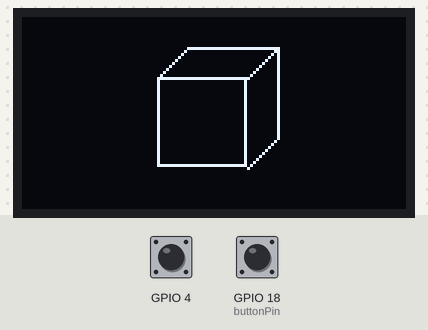
A sketch run on a simulated ESP32. Shown: 128×64 one-colour display. Inputs (shaded band) come from the test bench; at power-on: GPIO 18 (buttonPin) HIGH, GPIO 4 HIGH. Random numbers use the default seed unless the sketch sets one.

Above: at 2.2 s.
At 3.8 s:
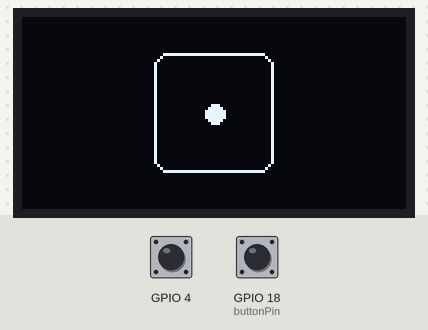
3.9 s: GPIO 18 (buttonPin) pulled LOW for 0.15 s
At 6.7 s:
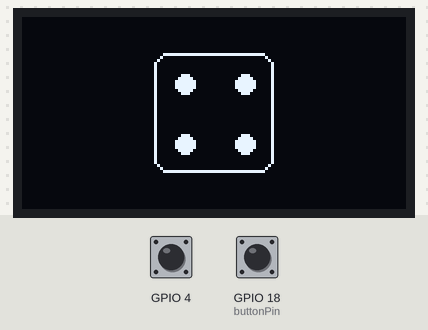
Timing chart, 0 to 8.2 s (numbered marks = the images above; inputs shaded):
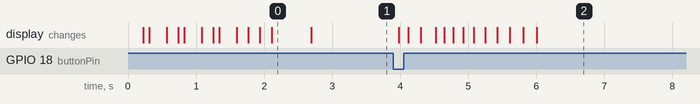

The sketch:

Dice_Code.ino
```cpp
#include <Arduino.h>
#include <U8g2lib.h>

// SH1106 128x64 I2C
U8G2_SH1106_128X64_NONAME_F_HW_I2C u8g2(U8G2_R0, U8X8_PIN_NONE);

const int buttonPin = 18;
int lastResult = 1;

// Function to draw a 3D-style isometric cube for the boot screen
void draw3DCube(int x, int y, int size, int offset) {
  // Front Face
  u8g2.drawFrame(x, y + offset, size, size);
  // Top Face (Isometric perspective)
  u8g2.drawLine(x, y + offset, x + 10, y - 10 + offset);
  u8g2.drawLine(x + size, y + offset, x + size + 10, y - 10 + offset);
  u8g2.drawLine(x + 10, y - 10 + offset, x + size + 10, y - 10 + offset);
  // Side Face
  u8g2.drawLine(x + size, y + size + offset, x + size + 10, y + size - 10 + offset);
  u8g2.drawLine(x + size + 10, y - 10 + offset, x + size + 10, y + size - 10 + offset);
}

void draw3DBoot() {
  for (int i = 0; i < 25; i++) {
    u8g2.clearBuffer();

    // Animate the cube bouncing/tumbling slightly
    int bounce = abs(sin(i * 0.5) * 10);
    draw3DCube(45, 25, 30, -bounce);

    u8g2.sendBuffer();
    delay(60);
  }
  delay(500); // Hold final frame
}

// Standard 2D dice face
void drawDice(int x, int y, int num) {
  u8g2.drawRFrame(x, y, 40, 40, 5);
  if (num == 1) { u8g2.drawDisc(x+20, y+20, 3); }
  else if (num == 2) { u8g2.drawDisc(x+10, y+10, 3); u8g2.drawDisc(x+30, y+30, 3); }
  else if (num == 3) { u8g2.drawDisc(x+10, y+10, 3); u8g2.drawDisc(x+20, y+20, 3); u8g2.drawDisc(x+30, y+30, 3); }
  else if (num == 4) { u8g2.drawDisc(x+10, y+10, 3); u8g2.drawDisc(x+30, y+10, 3); u8g2.drawDisc(x+10, y+30, 3); u8g2.drawDisc(x+30, y+30, 3); }
  else if (num == 5) { u8g2.drawDisc(x+10, y+10, 3); u8g2.drawDisc(x+30, y+10, 3); u8g2.drawDisc(x+20, y+20, 3); u8g2.drawDisc(x+10, y+30, 3); u8g2.drawDisc(x+30, y+30, 3); }
  else if (num == 6) { u8g2.drawDisc(x+10, y+10, 3); u8g2.drawDisc(x+30, y+10, 3); u8g2.drawDisc(x+10, y+20, 3); u8g2.drawDisc(x+30, y+20, 3); u8g2.drawDisc(x+10, y+30, 3); u8g2.drawDisc(x+30, y+30, 3); }
}

void rollAnimation() {
  for (int i = 0; i < 15; i++) {
    int tempRoll = random(1, 7);
    u8g2.clearBuffer();
    int offsetX = random(-3, 4);
    int offsetY = random(-3, 4);
    drawDice(44 + offsetX, 12 + offsetY, tempRoll);
    u8g2.sendBuffer();
    delay(40 + (i * 10));
  }
  lastResult = random(1, 7);
  u8g2.clearBuffer();
  drawDice(44, 12, lastResult);
  u8g2.sendBuffer();
}

void setup() {
  u8g2.begin();
  pinMode(buttonPin, INPUT_PULLUP);
  randomSeed(analogRead(0) + touchRead(4));

  // Show the 3D Boot Screen
  draw3DBoot();

  // Start with a 1
  u8g2.clearBuffer();
  drawDice(44, 12, 1);
  u8g2.sendBuffer();
}

void loop() {
  if (digitalRead(buttonPin) == LOW) {
    delay(50); // Debounce
    rollAnimation();
    while(digitalRead(buttonPin) == LOW);
  }
}
```

Measured:
- after the input at 3.9 s, the display: first changes after 0.08 s (image 2 shows a later state)
- what the display in image 0 shows lasts 0.6 s, from 2.1 s to 2.7 s
